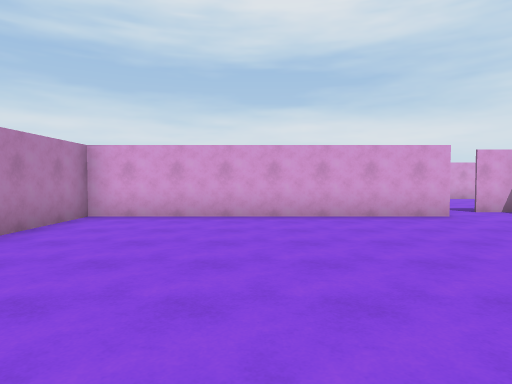
View 1 (above)

24 first-person views from a walk through a 3-D level made in the Unity game engine. The camera is 1.5 m above the floor, tilts 2° down and sees 75° across. The floor is counted in squares, 2 m on a side. Each view is taken from the middle of a square. On the plan, view 1 faces up. The plan holds only what a view shows up to about 11 squares ahead; the rest is blank. The player character is not drawn. Door leaves are left out, so doorways stand open.

View 2
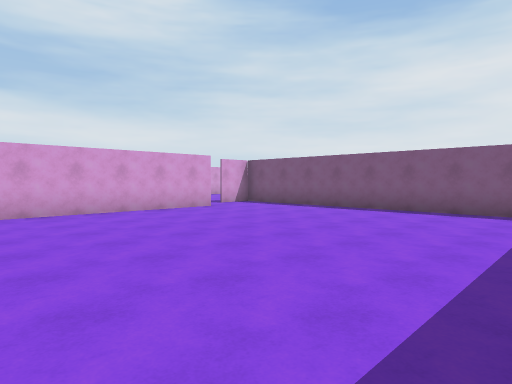

View 3
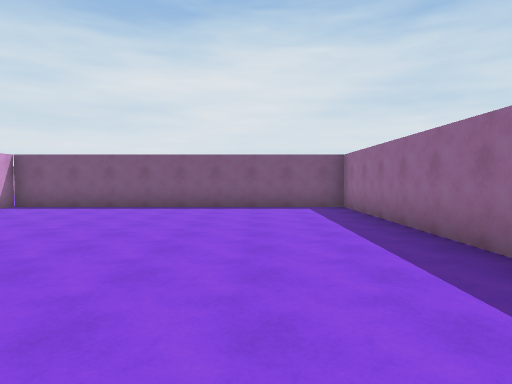

View 4
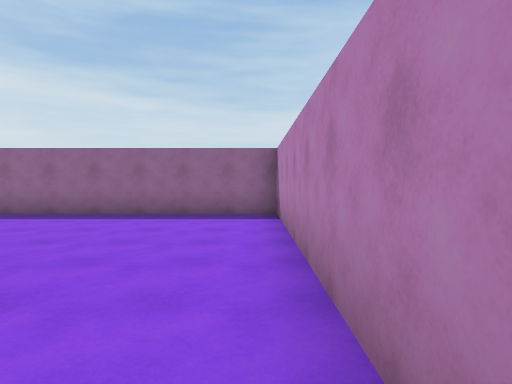

View 5
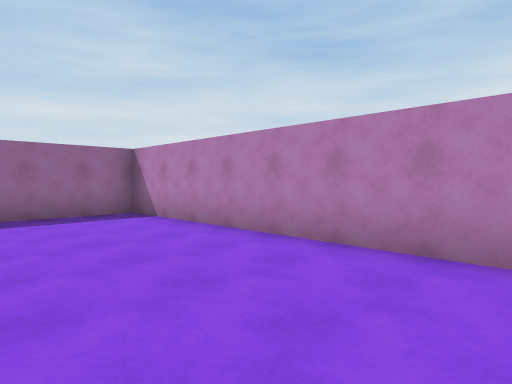

View 6
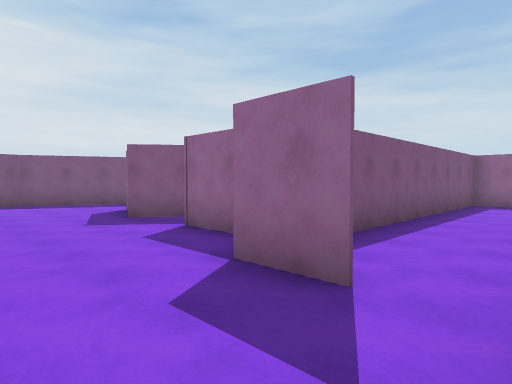

View 7
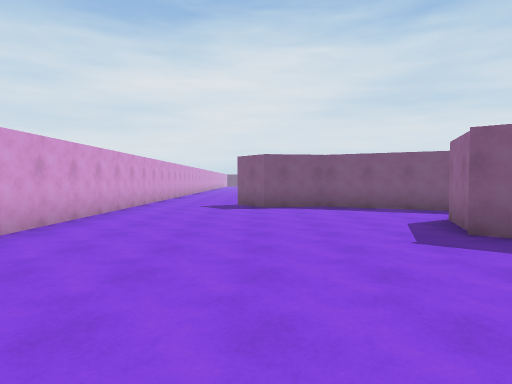

View 8
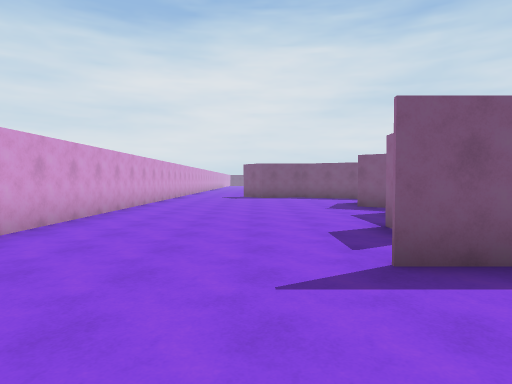

View 9
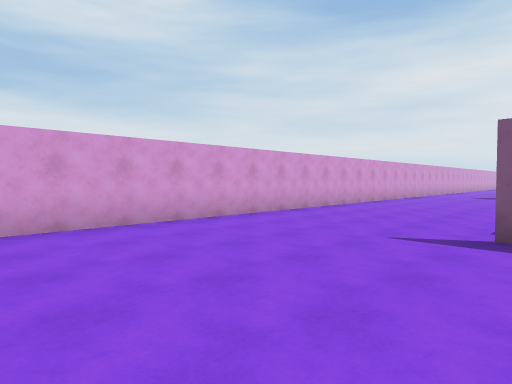

View 10
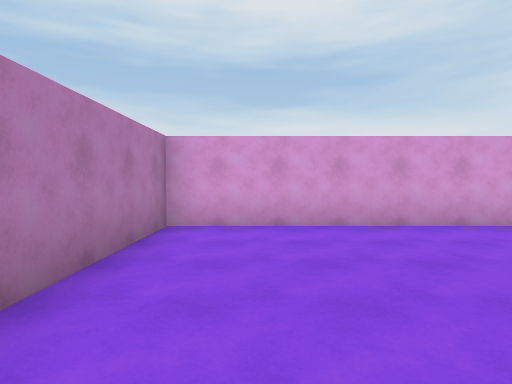

View 11
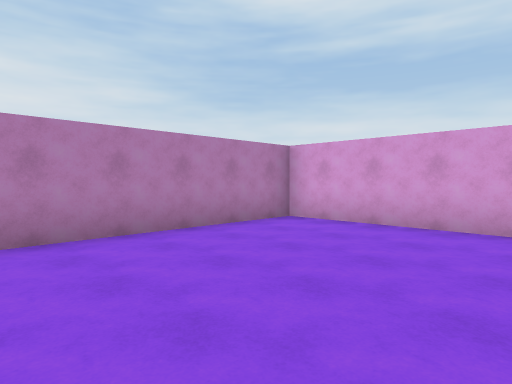

View 12
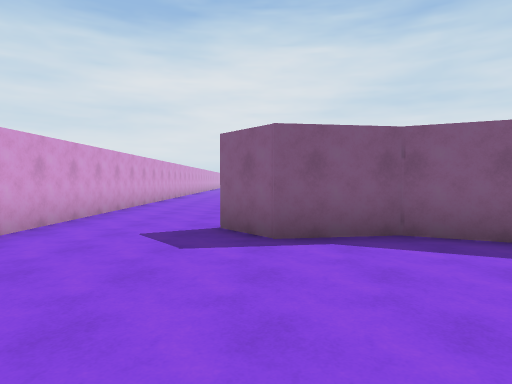

View 13
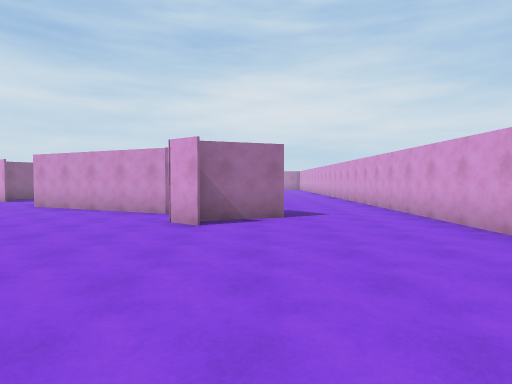

View 14
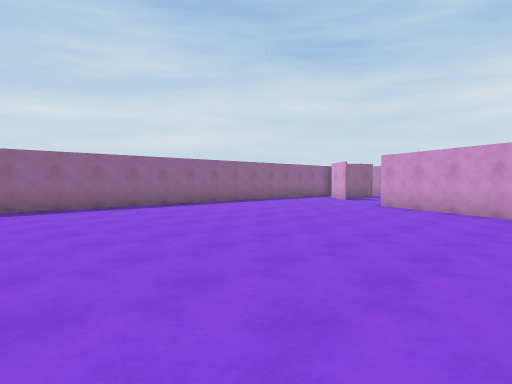

View 15
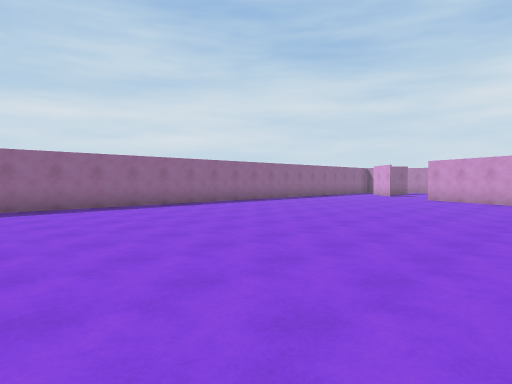

View 16
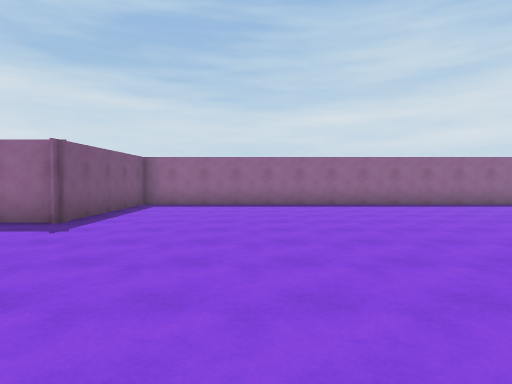

View 17
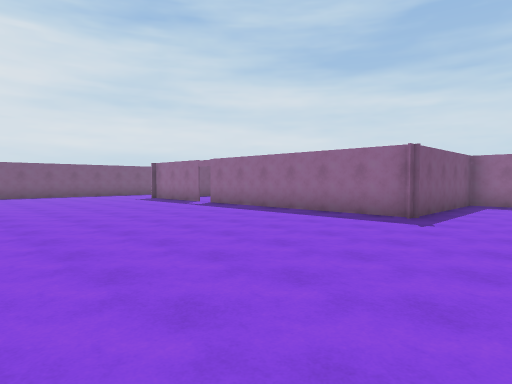

View 18
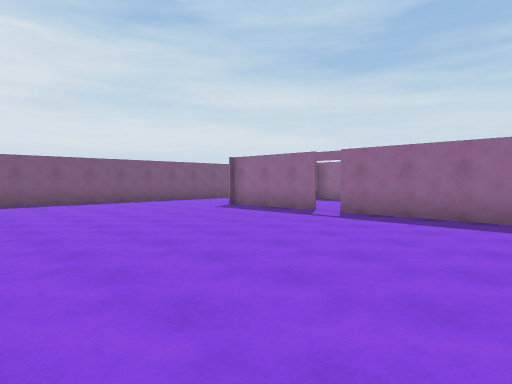

View 19
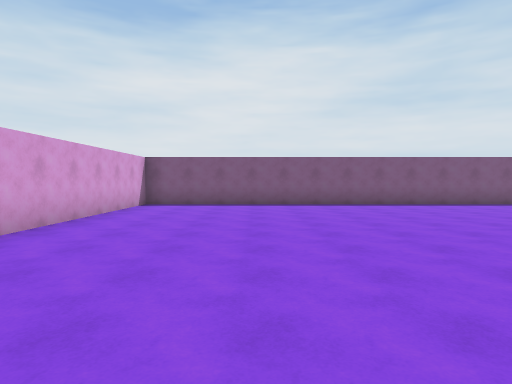

View 20
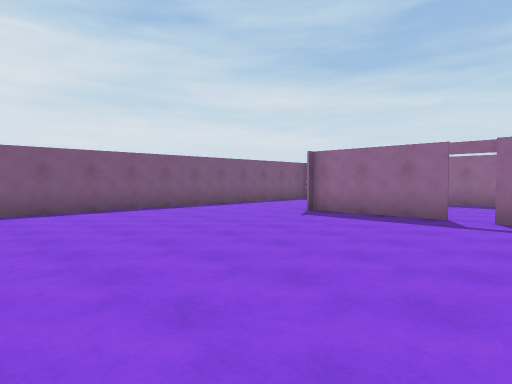

View 21
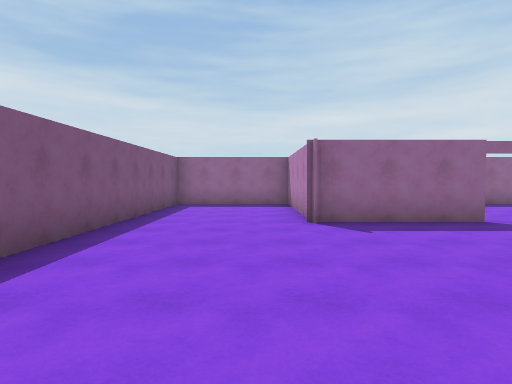

View 22
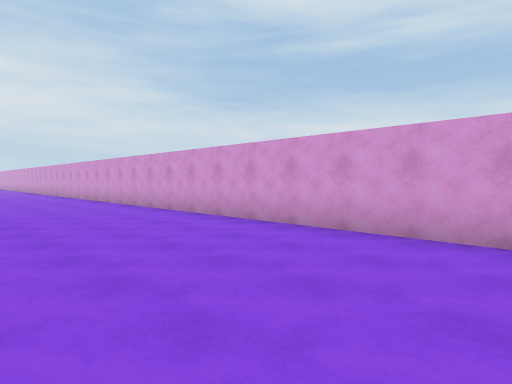

View 23
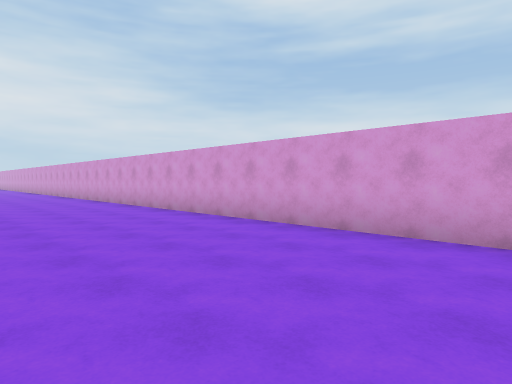

View 24
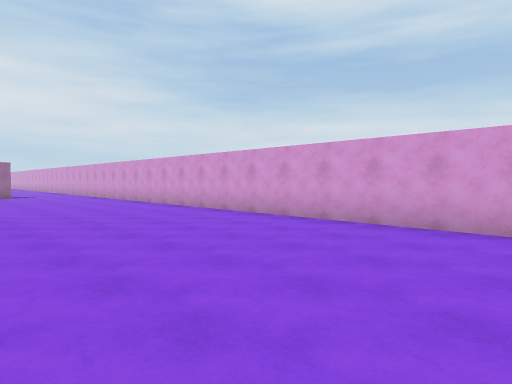

### Floor plan
Ten units are one square. View 1 is at (0, 0); x grows to the right and y downward. Boxes are objects, and circles mark ways between rooms. Rooms are numbered by the first view taken in them; rooms with no view inside come last. Other rooms are left out.
<svg viewBox="-40 -140 510 160">
<path fill="none" stroke="#000" d="M41 -69 -35 -69 -35 15 64 15 64 -66M175 -90 170 -84M156 -81 135 -37M142 -52 155 -80 153 -97 163 -106 169 -90M169 15 325 15 325 -31 392 -31M108 -69 124 -63M99 -62 107 -72M399 -31 430 -31 430 15 465 15 465 -135 -35 -135 -35 -85M75 -69 87 -69M64 -66 64 -78 51 -78M51 -79 65 -79M39 -78 39 -89"/>
<circle cx="50" cy="-70" r="3" fill="#2a7"/>
<text x="10" y="-30">1</text>
<text x="240" y="-70">2</text>
</svg>
Room 1 opens to room 2.

Where each view was taken, in squares from view 1:
view 1: 0 up, 0 right, facing up
view 2: 1 down, 2 left, facing up-right
view 3: 1 up, 3 left, facing right
view 4: 6 up, 3 left, facing down
view 5: 6 up, 0 right, facing down-left
view 6: 10 up, 4 right, facing down-right
view 7: 10 up, 6 right, facing right
view 8: 10 up, 1 right, facing right
view 9: 8 up, 1 left, facing up-right
view 10: 8 up, 2 left, facing up
view 11: 8 up, 1 right, facing up-left
view 12: 10 up, 11 right, facing right
view 13: 10 up, 23 right, facing left
view 14: 8 up, 23 right, facing down-left
view 15: 8 up, 27 right, facing down-left
view 16: 9 up, 29 right, facing down
view 17: 10 up, 30 right, facing down-right
view 18: 10 up, 35 right, facing down-right
view 19: 10 up, 36 right, facing right
view 20: 10 up, 38 right, facing down-right
view 21: 9 up, 44 right, facing down
view 22: 9 up, 44 right, facing up-left
view 23: 9 up, 38 right, facing up-left
view 24: 8 up, 33 right, facing up-left
